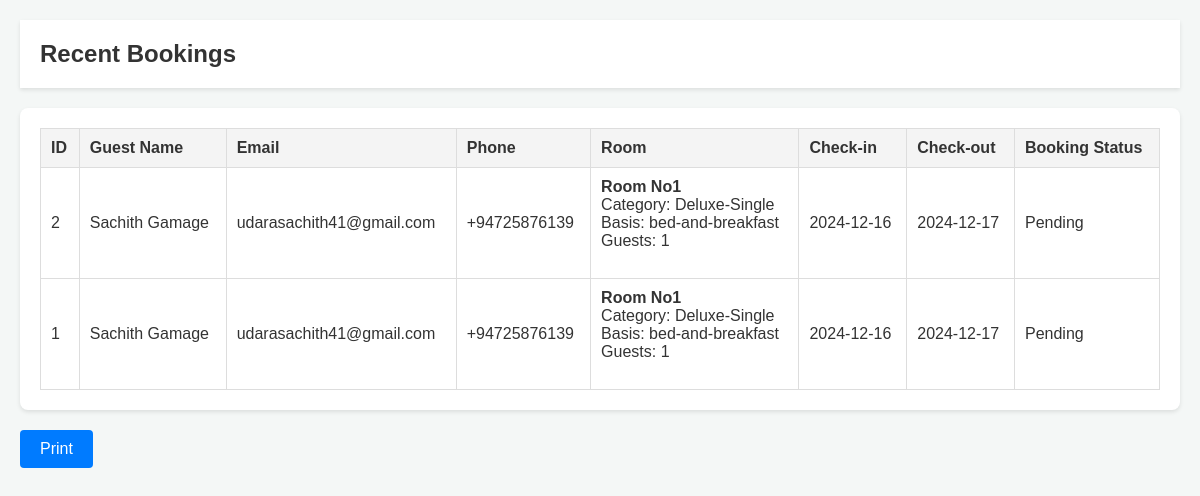
Page /layabeachrecentbooking.php on the committed database.
### tables this page shows
CREATE TABLE IF NOT EXISTS `beachbookings` (
  `id` int NOT NULL AUTO_INCREMENT,
  `first_name` varchar(50) NOT NULL,
  `last_name` varchar(50) DEFAULT NULL,
  `mobile_number` varchar(15) NOT NULL,
  `checkin_date` date NOT NULL,
  `checkout_date` date NOT NULL,
  `email_address` varchar(100) NOT NULL,
  `selected_rooms_html` text NOT NULL,
  `created_at` timestamp NULL DEFAULT NULL,
  `booking_status` varchar(255) DEFAULT 'Pending',
  PRIMARY KEY (`id`) USING BTREE
);

### layabeachrecentbooking.php (the view, shortened to what this page needs)
<!DOCTYPE html>
<html lang="en">
<head>
<link href="https://cdnjs.cloudflare.com/ajax/libs/font-awesome/6.0.0-beta3/css/all.min.css" rel="stylesheet">
</head>
<body>
<div class="main-content">
  <div class="header">
    <h1>Recent Bookings</h1>
  </div>
  <div class="table-container">
    <table>
      <thead>
        <tr>
          <th>ID</th>
          <th>Guest Name</th>
          <th>Email</th>
          <th>Phone</th>
          <th>Room</th>
          <th>Check-in</th>
          <th>Check-out</th>
          <th>Booking Status</th>
        </tr>
      </thead>
      <tbody>
        <?php
        include 'db_connect.php';
        $sql = "SELECT * FROM beachbookings ORDER BY id DESC LIMIT 10";
        $result = $conn->query($sql);
        if ($result->num_rows > 0) {
          while ($row = $result->fetch_assoc()) {
            echo "<tr>";
            echo "<td>" . $row['id'] . "</td>";
            echo "<td>" . $row['first_name'] . " " . $row['last_name'] . "</td>";
            echo "<td>" . $row['email_address'] . "</td>";
            echo "<td>" . $row['mobile_number'] . "</td>";
            echo "<td>" . $row['selected_rooms_html'] . "</td>";
            echo "<td>" . $row['checkin_date'] . "</td>";
            echo "<td>" . $row['checkout_date'] . "</td>";
            echo "<td>" . $row['booking_status'] . "</td>";
            echo "</tr>";
          }
        } else {
          echo "<tr><td colspan='8'>No recent bookings found.</td></tr>";
        }
        ?>
      </tbody>
    </table>
  </div>
  <div class="print-button">
    <button onclick="window.print()">Print</button>
  </div>
</div>
</body>
</html>

### layabeachrecentbooking.php (style rules this page uses)
* { box-sizing: border-box; margin: 0; padding: 0; }
body { font-family: 'Poppins', sans-serif; background-color: #f4f7f6; color: #333; }
.main-content { padding: 20px; }
.header { background-color: #fff; padding: 20px; box-shadow: 0 2px 4px rgba(0, 0, 0, 0.1); margin-bottom: 20px; }
.header h1 { margin: 0; font-size: 1.5rem; }
.table-container { background-color: #fff; padding: 20px; border-radius: 8px; box-shadow: 0 2px 4px rgba(0, 0, 0, 0.1); margin-bottom: 20px; }
table { width: 100%; border-collapse: collapse; }
table, th, td { border: 1px solid #ddd; padding: 10px; text-align: left; }
th { background-color: #f4f4f4; }
.print-button { margin-top: 20px; }
.print-button button { padding: 10px 20px; background-color: #007bff; color: #fff; border: none; border-radius: 4px; cursor: pointer; font-size: 1rem; }

### rows in the picture
beachbookings: id "2", first_name "Sachith", last_name "Gamage", email_address "udarasachith41@gmail.com", mobile_number "+94725876139", selected_rooms_html "Room No1 Category: Deluxe-Single Basis: bed-and-breakfast Guests: 1", checkin_date "2024-12-16", checkout_date "2024-12-17", booking_status "Pending"
beachbookings: id "1", first_name "Sachith", last_name "Gamage", email_address "udarasachith41@gmail.com", mobile_number "+94725876139", selected_rooms_html "Room No1 Category: Deluxe-Single Basis: bed-and-breakfast Guests: 1", checkin_date "2024-12-16", checkout_date "2024-12-17", booking_status "Pending"
